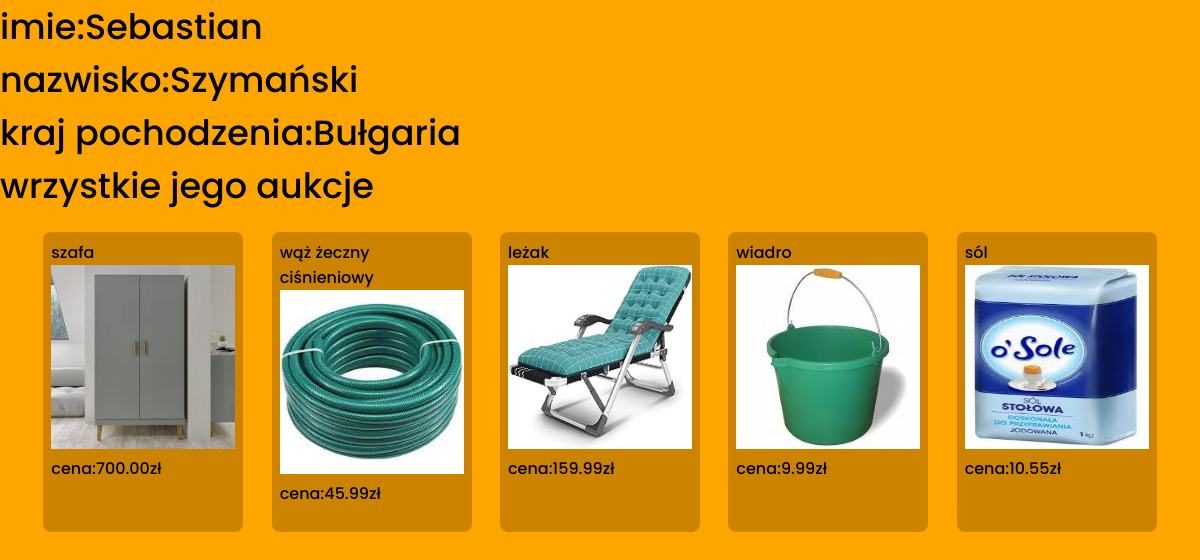
The app's page /dostawca.php?id=34 with its own data.
### tables this page shows
CREATE TABLE `dostawca` (
  `id` int(10) UNSIGNED NOT NULL,
  `id_kraju` int(10) UNSIGNED DEFAULT NULL,
  `imie` text NOT NULL,
  `nazwisko` text NOT NULL
);

CREATE TABLE `kraje` (
  `id` int(10) UNSIGNED NOT NULL,
  `nazwa_kraju` varchar(50) DEFAULT NULL,
  `skrut` varchar(5) DEFAULT NULL
);

CREATE TABLE `produkty` (
  `id` int(10) UNSIGNED NOT NULL,
  `id_dostawca` int(10) UNSIGNED NOT NULL,
  `nazwa` varchar(50) DEFAULT NULL COMMENT 'nazwa przedmiotu',
  `cena` decimal(10,2) DEFAULT NULL,
  `opis` text DEFAULT NULL,
  `zdiecie` varchar(100) DEFAULT NULL COMMENT 'zdjęcie jako tekst z końcówką .jpg',
  `kategoria` text NOT NULL
);

### dostawca.php (the view, shortened to what this page needs)
<!DOCTYPE html>
<html lang="en">
<head>
    <link rel="stylesheet" href="./css/global.css">
    <link rel="stylesheet" href="./css/items.css">
</head>
<body>
    <?php
    $conect = mysqli_connect("localhost","root","","aledrogo");
    $zap = "SELECT dostawca.imie, dostawca.nazwisko, kraje.nazwa_kraju
    FROM dostawca INNER JOIN kraje
    ON dostawca.id_kraju = kraje.id
    WHERE dostawca.id = ".$_GET['id'].";";
    $query = mysqli_query($conect,$zap);
    while($data = mysqli_fetch_row($query)){
        echo "
        <p>imie:$data[0]</p>
        <p>nazwisko:$data[1]</p>
        <p>kraj pochodzenia:$data[2]</p>";
    }
    ?>
    <p>wrzystkie jego aukcje</p>
    <section>
    <?php
    $conect = mysqli_connect("localhost","root","","aledrogo");
    $zap = "select nazwa,cena,zdiecie,id from produkty WHERE id_dostawca=".$_GET['id'].";";
    $query = mysqli_query($conect,$zap);
    while($data = mysqli_fetch_row($query)){
        echo "<a href='./item.php?id=$data[3]'&name=$data[0]><div class='pane'><p>$data[0]</p><img src='$data[2]' alt='$data[2]'><p>cena:$data[1]zł</p></div></a>";
    }
    ?>
    </section>
</body>
</html>

### css/global.css (style rules this page uses)
* { margin: 0; padding: 0; box-sizing: border-box; font-family: 'Poppins', sans-serif; }
a { color: black; text-decoration: none; }
p { font-weight: 500; font-size: 35px; }
body { height: 100%; display: flex; flex-direction: column; background-color: orange; }

### css/items.css (style rules this page uses)
section { width: 100%; display: flex; flex-wrap: wrap; justify-content: space-evenly; padding: 20px; gap: 5px; }
.pane { width: 200px; background-color: rgba(0, 0, 0, 0.2); border-radius: 8px; padding: 8px; height: 300px; }
.pane > p { font-size: 16px; }
.pane > img { width: 100%; aspect-ratio: 1; background-color: aliceblue; }

### records on screen
dostawca: imie "Sebastian", nazwisko "Szymański", id_kraju.nazwa_kraju "Bułgaria"
produkty: nazwa "szafa", zdiecie (picture), cena "700.00"
produkty: nazwa "wąż żeczny ciśnieniowy", zdiecie (picture), cena "45.99"
produkty: nazwa "leżak", zdiecie (picture), cena "159.99"
produkty: nazwa "wiadro", zdiecie (picture), cena "9.99"
produkty: nazwa "sól", zdiecie (picture), cena "10.55"
